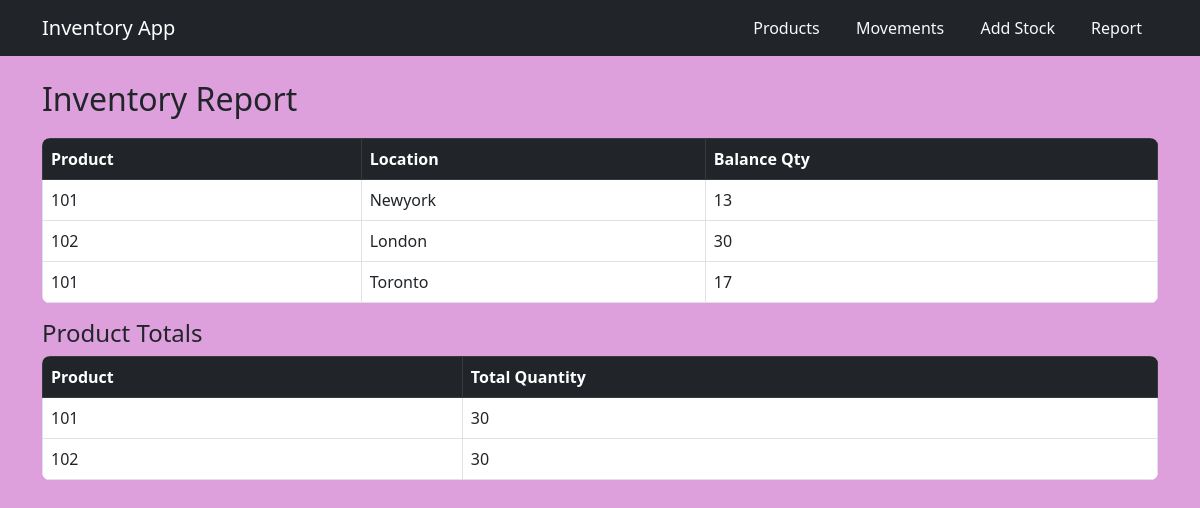
Screenshot of /report with the database file from the repository.
### models.py (models this page shows)
class ProductMovement(db.Model):
    movement_id = db.Column(db.Integer, primary_key=True, autoincrement=True)
    timestamp = db.Column(db.DateTime, default=datetime.utcnow)
    from_location = db.Column(db.String, db.ForeignKey('location.location_id'))
    to_location = db.Column(db.String, db.ForeignKey('location.location_id'))
    product_id = db.Column(db.String, db.ForeignKey('product.product_id'))
    qty = db.Column(db.Integer, nullable=False)

### app.py (the view)
@app.route("/report")
def report():
    movements = ProductMovement.query.all()
    balance = {}
    for m in movements:
        if m.to_location:
            balance[(m.product_id, m.to_location)] = balance.get((m.product_id, m.to_location), 0) + m.qty
        if m.from_location:
            balance[(m.product_id, m.from_location)] = balance.get((m.product_id, m.from_location), 0) - m.qty
    totals = {}
    for (product, location), qty in balance.items():
        totals[product] = totals.get(product, 0) + qty
    return render_template("report.html", report=balance, totals=totals)

### templates/report.html (shortened to what this page needs)
{% extends "base.html" %}
{% block content %}
<h2>Inventory Report</h2>
<table class="table table-bordered">
  <thead class="table-dark">
    <tr><th>Product</th><th>Location</th><th>Balance Qty</th></tr>
  </thead>
  <tbody>
    {% for (product, location), qty in report.items() %}
    <tr>
      <td>{{ product }}</td>
      <td>{{ location }}</td>
      <td>{{ qty }}</td>
    </tr>
    {% endfor %}
  </tbody>
</table>
{% if totals %}
<h4>Product Totals</h4>
<table class="table table-bordered">
  <thead class="table-dark">
    <tr><th>Product</th><th>Total Quantity</th></tr>
  </thead>
  <tbody>
    {% for product, qty in totals.items() %}
    <tr>
      <td>{{ product }}</td>
      <td>{{ qty }}</td>
    </tr>
    {% endfor %}
  </tbody>
</table>
{% endif %}
{% endblock %}

### static/style.css (style rules this page uses)
body { background-color: plum; }
h2 { margin-bottom: 20px; }
.table { background: white; border-radius: 8px; overflow: hidden; }

### rows the page displays
ProductMovement: report "101", report "Newyork", product "101", qty "30"
ProductMovement: report "102", report "London", product "102", qty "30"
ProductMovement: report "101", report "Toronto"

### other values shown
{{ qty }} "13" "30" "17"
